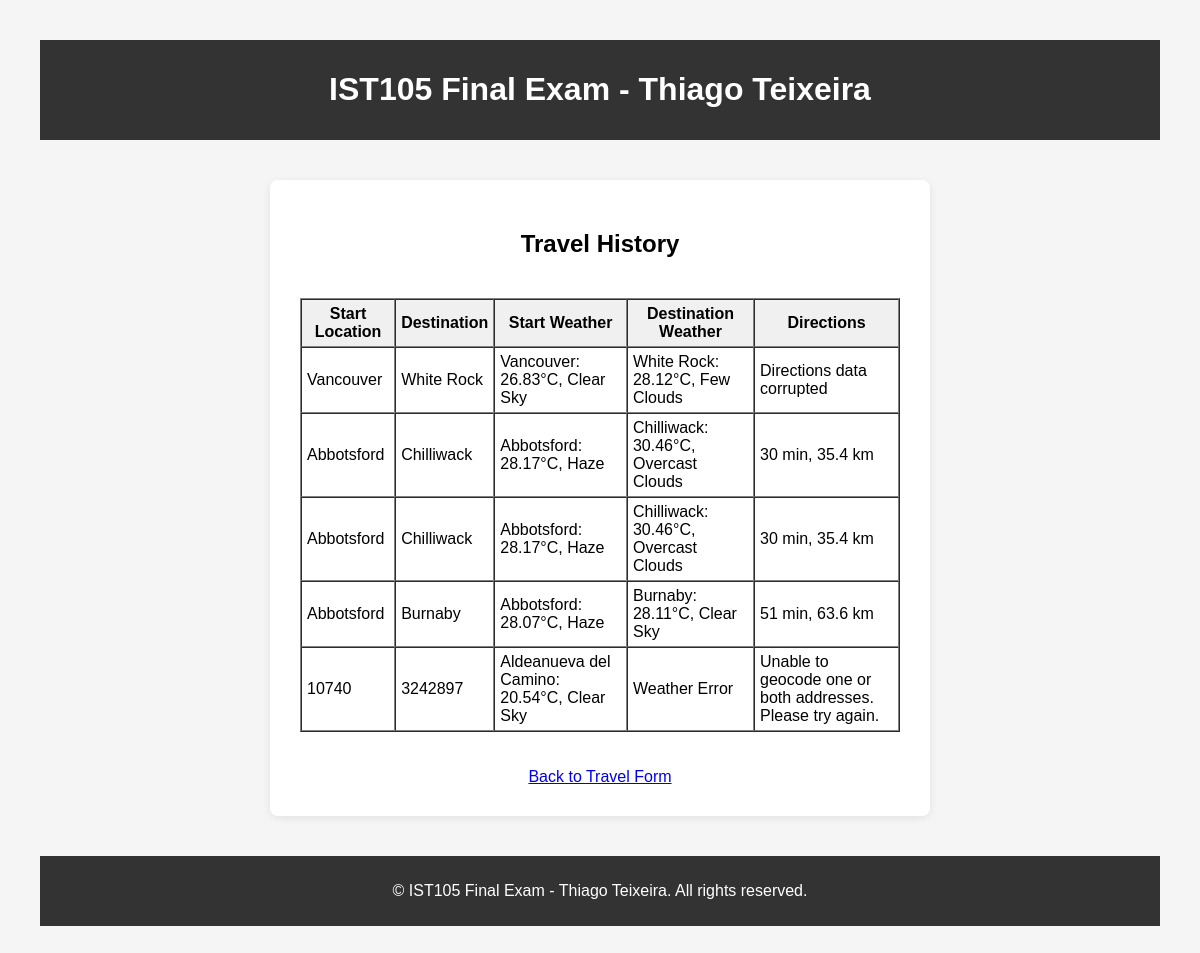
Before: /history/ with the older database file.
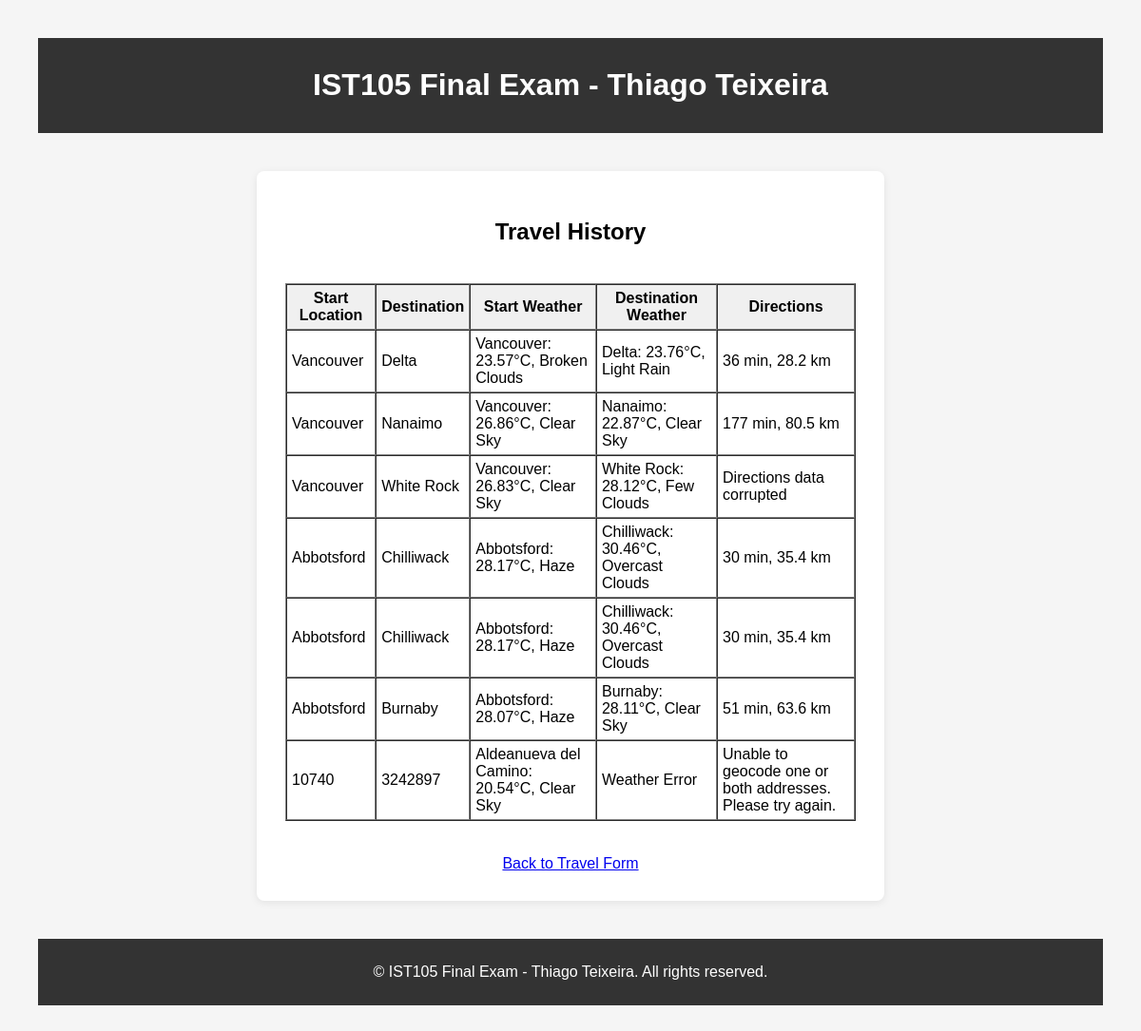
After: the same page with the newer database file.
### smartravelapp/models.py (models this page shows, shortened)
class TravelHistory(models.Model):
    start = models.CharField(max_length=100)
    destination = models.CharField(max_length=100)
    start_weather = models.TextField()
    destination_weather = models.TextField()
    directions = models.TextField()
    time = models.DateTimeField(auto_now_add=True)

### smartravelapp/views.py (the view)
# urls.py: path('history/', travel_history_list, name='travel_history'),
def travel_history_list(request):
    histories = TravelHistory.objects.all().order_by('-time')
    formatted_histories = []
    for history in histories:
        formatted_history = {
            'id': history.id,
            'start': history.start,
            'destination': history.destination,
            'time': history.time,
            'start_weather': format_weather_for_history(history.start_weather),
            'destination_weather': format_weather_for_history(history.destination_weather),
            'directions': format_directions_for_history(history.directions)
        }
        formatted_histories.append(formatted_history)
    return render(request, 'smartravelapp/travel_history.html', {
        'histories': formatted_histories,
        'title': 'Travel History'
    })

### smartravelapp/views.py (called while the page is built)
def parse_stored_data(data_string):
    if isinstance(data_string, dict):
        return data_string
    if data_string is None or data_string == '':
        return {}
    if isinstance(data_string, str):
        try:
            if data_string.startswith('{') or data_string.startswith('['):
                clean_string = data_string.replace("'", '"').replace('True', 'true').replace('False', 'false')
                return json.loads(clean_string)
            else:
                import ast
                return ast.literal_eval(data_string)
        except (json.JSONDecodeError, ValueError, SyntaxError) as e:
            return {'error': f'Data parsing failed: {str(e)}'}
    return data_string

def format_weather_for_history(weather_data):
    if isinstance(weather_data, str):
        weather_data = parse_stored_data(weather_data)
    if isinstance(weather_data, dict) and 'error' in weather_data and 'Data parsing failed' in weather_data.get('error', ''):
        return "Weather data corrupted"
    if isinstance(weather_data, dict):
        if 'error' in weather_data:
            return "Weather Error"
        name = weather_data.get('name', 'Unknown')
        temp = weather_data.get('main', {}).get('temp', 'N/A')
        description = weather_data.get('weather', [{}])[0].get('description', 'N/A')
        return f"{name}: {temp}°C, {description.title()}"
    return "Weather unavailable"

def format_directions_for_history(directions_data):
    if isinstance(directions_data, str):
        directions_data = parse_stored_data(directions_data)
    if isinstance(directions_data, dict) and 'error' in directions_data and 'Data parsing failed' in directions_data['error']:
        return "Directions data corrupted"
    if isinstance(directions_data, dict):
        if not directions_data.get('success', False):
            return directions_data.get('error', 'Unknown error')
        duration_minutes = int(directions_data.get('duration', 0)) // 60
        distance_km = directions_data.get('distance', 0) / 1000
        return f"{duration_minutes} min, {distance_km:.1f} km"
    return "Directions unavailable"

### smartravelapp/templates/smartravelapp/travel_history.html
{% extends 'smartravelapp/base.html' %}
{% block content %}
    <h2>Travel History</h2>
    {% if histories %}
        <table border="1" cellpadding="5" cellspacing="0" style="width: 100%; margin-top: 20px;">
            <thead>
                <tr style="background-color: #f0f0f0;">
                    <th>Start Location</th>
                    <th>Destination</th>
                    <th>Start Weather</th>
                    <th>Destination Weather</th>
                    <th>Directions</th>
                </tr>
            </thead>
            <tbody>
                {% for history in histories %}
                <tr>
                    <td>{{ history.start }}</td>
                    <td>{{ history.destination }}</td>
                    <td>{{ history.start_weather|truncatewords:10 }}</td>
                    <td>{{ history.destination_weather|truncatewords:10 }}</td>
                    <td>{{ history.directions|truncatewords:15 }}</td>
                </tr>
                {% endfor %}
            </tbody>
        </table>
    {% else %}
        <p>No travel history found.</p>
    {% endif %}
    <br><br>
    <a href="{% url 'travel_form' %}">Back to Travel Form</a>
{% endblock %}

### smartravelapp/templates/smartravelapp/base.html (shortened to what this page needs)
<!DOCTYPE html>
<html lang="en">
<head>
</head>
<body>
    <header>
        <h1>IST105 Final Exam - Thiago Teixeira</h1>
    </header>
    <main>
        {% block content %}{% endblock %}
    </main>
    <footer>
        <p>&copy; IST105 Final Exam - Thiago Teixeira. All rights reserved.</p>
    </footer>
</body>
</html>

### smartravelapp/templates/smartravelapp/base.html (style rules this page uses)
body { font-family: Arial, sans-serif; margin: 20px; padding: 20px; background-color: #f5f5f5; }
header { background-color: #333; color: white; padding: 10px; text-align: center; }
footer { background-color: #333; color: white; padding: 10px; text-align: center; margin-top: 20px; }
main { max-width: 600px; margin: 40px auto; background: white; padding: 30px; border-radius: 8px; box-shadow: 0 2px 8px rgba(0,0,0,0.08); display: flex; flex-direction: column; align-items: center; }

Changed rows visible on the page:
added TravelHistory: start "Vancouver", destination "Delta"
added TravelHistory: start "Vancouver", destination "Nanaimo"
Other visible differences:
new list line: "Vancouver: 23.57°C, Broken Clouds Delta: 23.76°C, Light Rain 36 min, 28.2 km"
new list line: "Vancouver: 26.86°C, Clear Sky Nanaimo: 22.87°C, Clear Sky 177 min, 80.5 km"
